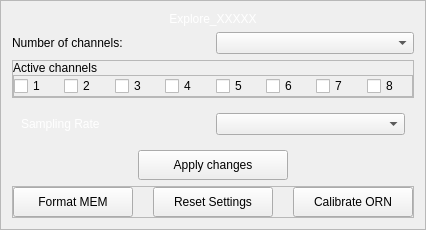
                    <widget class="QFrame" name="frame_device">
                     <property name="minimumSize">
                      <size>
                       <width>0</width>
                       <height>0</height>
                      </size>
                     </property>
                     <property name="maximumSize">
                      <size>
                       <width>420</width>
                       <height>16777215</height>
                      </size>
                     </property>
                     <property name="styleSheet">
                      <string notr="true"/>
                     </property>
                     <property name="frameShape">
                      <enum>QFrame::StyledPanel</enum>
                     </property>
                     <property name="frameShadow">
                      <enum>QFrame::Raised</enum>
                     </property>
                     <layout class="QVBoxLayout" name="verticalLayout_2">
                      <item>
                       <widget class="QLabel" name="label_explore_name">
                        <property name="minimumSize">
                         <size>
                          <width>0</width>
                          <height>0</height>
                         </size>
                        </property>
                        <property name="maximumSize">
                         <size>
                          <width>16777215</width>
                          <height>75</height>
                         </size>
                        </property>
                        <property name="styleSheet">
                         <string notr="true">border: none;
color: #FFF</string>
                        </property>
                        <property name="text">
                         <string>Explore_XXXXX</string>
                        </property>
                        <property name="alignment">
                         <set>Qt::AlignCenter</set>
                        </property>
                       </widget>
                      </item>
                      <item>
                       <layout class="QHBoxLayout" name="horizontalLayout_8">
                        <item>
                         <widget class="QLabel" name="label_12">
                          <property name="text">
                           <string>Number of channels: </string>
                          </property>
                         </widget>
                        </item>
                        <item>
                         <widget class="QComboBox" name="n_chan"/>
                        </item>
                       </layout>
                      </item>
                      <item>
                       <widget class="QFrame" name="frame_channels">
                        <property name="styleSheet">
                         <string notr="true"/>
                        </property>
                        <property name="frameShape">
                         <enum>QFrame::StyledPanel</enum>
                        </property>
                        <property name="frameShadow">
                         <enum>QFrame::Raised</enum>
                        </property>
                        <layout class="QVBoxLayout" name="verticalLayout_5">
                         <property name="spacing">
                          <number>0</number>
                         </property>
                         <property name="leftMargin">
                          <number>0</number>
                         </property>
                         <property name="topMargin">
                          <number>0</number>
                         </property>
                         <property name="rightMargin">
                          <number>0</number>
                         </property>
                         <property name="bottomMargin">
                          <number>0</number>
                         </property>
                         <item>
                          <widget class="QLabel" name="label_activeChannels">
                           <property name="text">
                            <string>Active channels</string>
                           </property>
                          </widget>
                         </item>
                         <item>
                          <widget class="QFrame" name="frame_cb_channels">
                           <property name="frameShape">
                            <enum>QFrame::StyledPanel</enum>
                           </property>
                           <property name="frameShadow">
                            <enum>QFrame::Raised</enum>
                           </property>
                           <layout class="QHBoxLayout" name="horizontalLayout_6">
                            <property name="spacing">
                             <number>5</number>
                            </property>
                            <property name="leftMargin">
                             <number>0</number>
                            </property>
                            <property name="topMargin">
                             <number>0</number>
                            </property>
                            <property name="rightMargin">
                             <number>0</number>
                            </property>
                            <property name="bottomMargin">
                             <number>0</number>
                            </property>
                            <item>
                             <widget class="QCheckBox" name="cb_ch1">
                              <property name="cursor">
                               <cursorShape>PointingHandCursor</cursorShape>
                              </property>
                              <property name="styleSheet">
                               <string notr="true"/>
                              </property>
                              <property name="text">
                               <string>1</string>
                              </property>
                             </widget>
                            </item>
                            <item>
                             <widget class="QCheckBox" name="cb_ch2">
                              <property name="cursor">
                               <cursorShape>PointingHandCursor</cursorShape>
                              </property>
                              <property name="styleSheet">
                               <string notr="true"/>
                              </property>
                              <property name="text">
                               <string>2</string>
                              </property>
                             </widget>
                            </item>
                            <item>
                             <widget class="QCheckBox" name="cb_ch3">
                              <property name="cursor">
                               <cursorShape>PointingHandCursor</cursorShape>
                              </property>
                              <property name="styleSheet">
                               <string notr="true"/>
                              </property>
                              <property name="text">
                               <string>3</string>
                              </property>
                             </widget>
                            </item>
                            <item>
                             <widget class="QCheckBox" name="cb_ch4">
                              <property name="cursor">
                               <cursorShape>PointingHandCursor</cursorShape>
                              </property>
                              <property name="styleSheet">
                               <string notr="true"/>
                              </property>
                              <property name="text">
                               <string>4</string>
                              </property>
                             </widget>
                            </item>
                            <item>
                             <widget class="QCheckBox" name="cb_ch5">
                              <property name="cursor">
                               <cursorShape>PointingHandCursor</cursorShape>
                              </property>
                              <property name="styleSheet">
                               <string notr="true"/>
                              </property>
                              <property name="text">
                               <string>5</string>
                              </property>
                             </widget>
                            </item>
                            <item>
                             <widget class="QCheckBox" name="cb_ch6">
                              <property name="styleSheet">
                               <string notr="true"/>
                              </property>
                              <property name="text">
                               <string>6</string>
                              </property>
                             </widget>
                            </item>
                            <item>
                             <widget class="QCheckBox" name="cb_ch7">
                              <property name="cursor">
                               <cursorShape>PointingHandCursor</cursorShape>
                              </property>
                              <property name="styleSheet">
                               <string notr="true"/>
                              </property>
                              <property name="text">
                               <string>7</string>
                              </property>
                             </widget>
                            </item>
                            <item>
                             <widget class="QCheckBox" name="cb_ch8">
                              <property name="cursor">
                               <cursorShape>PointingHandCursor</cursorShape>
                              </property>
                              <property name="styleSheet">
                               <string notr="true"/>
                              </property>
                              <property name="text">
                               <string>8</string>
                              </property>
                             </widget>
                            </item>
                           </layout>
                          </widget>
                         </item>
                        </layout>
                       </widget>
                      </item>
                      <item>
                       <widget class="QFrame" name="frame_samplingrate">
                        <property name="styleSheet">
                         <string notr="true">QLabel{
	color: #FFF;
}

QFrame{
	border:none;
}

QSpinBox{
	color: #FFF

}</string>
                        </property>
                        <property name="frameShape">
                         <enum>QFrame::StyledPanel</enum>
                        </property>
                        <property name="frameShadow">
                         <enum>QFrame::Raised</enum>
                        </property>
                        <layout class="QHBoxLayout" name="horizontalLayout_7">
                         <item>
                          <widget class="QLabel" name="label_samping_rate">
                           <property name="text">
                            <string>Sampling Rate</string>
                           </property>
                          </widget>
                         </item>
                         <item>
                          <widget class="QComboBox" name="value_sampling_rate">
                           <property name="styleSheet">
                            <string notr="true"/>
                           </property>
                          </widget>
                         </item>
                        </layout>
                       </widget>
                      </item>
                      <item alignment="Qt::AlignHCenter">
                       <widget class="QPushButton" name="btn_apply_settings">
                        <property name="minimumSize">
                         <size>
                          <width>150</width>
                          <height>30</height>
                         </size>
                        </property>
                        <property name="maximumSize">
                         <size>
                          <width>150</width>
                          <height>30</height>
                         </size>
                        </property>
                        <property name="cursor">
                         <cursorShape>PointingHandCursor</cursorShape>
                        </property>
                        <property name="text">
                         <string>Apply changes</string>
                        </property>
                       </widget>
                      </item>
                      <item alignment="Qt::AlignHCenter">
                       <widget class="QFrame" name="frame_device_buttons">
                        <property name="sizePolicy">
                         <sizepolicy hsizetype="Preferred" vsizetype="Preferred">
                          <horstretch>0</horstretch>
                          <verstretch>0</verstretch>
                         </sizepolicy>
                        </property>
                        <property name="styleSheet">
                         <string notr="true"/>
                        </property>
                        <property name="frameShape">
                         <enum>QFrame::StyledPanel</enum>
                        </property>
                        <property name="frameShadow">
                         <enum>QFrame::Raised</enum>
                        </property>
                        <layout class="QHBoxLayout" name="horizontalLayout_4">
                         <property name="spacing">
                          <number>20</number>
                         </property>
                         <property name="leftMargin">
                          <number>0</number>
                         </property>
                         <property name="topMargin">
                          <number>0</number>
                         </property>
                         <property name="rightMargin">
                          <number>0</number>
                         </property>
                         <property name="bottomMargin">
                          <number>0</number>
                         </property>
                         <item>
                          <widget class="QPushButton" name="btn_format_memory">
                           <property name="sizePolicy">
                            <sizepolicy hsizetype="Preferred" vsizetype="Fixed">
                             <horstretch>0</horstretch>
                             <verstretch>0</verstretch>
                            </sizepolicy>
                           </property>
                           <property name="minimumSize">
                            <size>
                             <width>120</width>
                             <height>30</height>
                            </size>
                           </property>
                           <property name="maximumSize">
                            <size>
                             <width>16777215</width>
                             <height>30</height>
                            </size>
                           </property>
                           <property name="cursor">
                            <cursorShape>PointingHandCursor</cursorShape>
                           </property>
                           <property name="text">
                            <string>Format MEM</string>
                           </property>
                          </widget>
                         </item>
                         <item>
                          <widget class="QPushButton" name="btn_reset_settings">
                           <property name="sizePolicy">
                            <sizepolicy hsizetype="Preferred" vsizetype="Fixed">
                             <horstretch>0</horstretch>
                             <verstretch>0</verstretch>
                            </sizepolicy>
                           </property>
                           <property name="minimumSize">
                            <size>
                             <width>120</width>
                             <height>30</height>
                            </size>
                           </property>
                           <property name="maximumSize">
                            <size>
                             <width>16777215</width>
                             <height>30</height>
                            </size>
                           </property>
                           <property name="cursor">
                            <cursorShape>PointingHandCursor</cursorShape>
                           </property>
                           <property name="styleSheet">
                            <string notr="true"/>
                           </property>
                           <property name="text">
                            <string>Reset Settings</string>
                           </property>
                          </widget>
                         </item>
                         <item>
                          <widget class="QPushButton" name="btn_calibrate">
                           <property name="sizePolicy">
                            <sizepolicy hsizetype="Preferred" vsizetype="Fixed">
                             <horstretch>0</horstretch>
                             <verstretch>0</verstretch>
                            </sizepolicy>
                           </property>
                           <property name="minimumSize">
                            <size>
                             <width>120</width>
                             <height>30</height>
                            </size>
                           </property>
                           <property name="maximumSize">
                            <size>
                             <width>16777215</width>
                             <height>30</height>
                            </size>
                           </property>
                           <property name="cursor">
                            <cursorShape>PointingHandCursor</cursorShape>
                           </property>
                           <property name="text">
                            <string>Calibrate ORN</string>
                           </property>
                          </widget>
                         </item>
                        </layout>
                       </widget>
                      </item>
                     </layout>
                    </widget>
